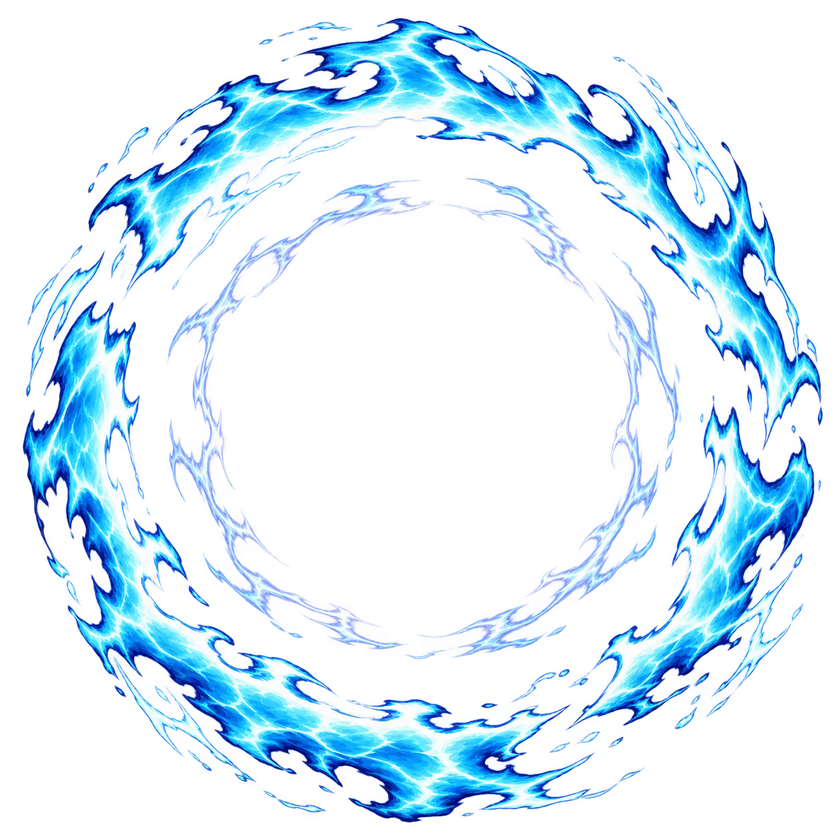
#> input picture chashouji/tools/fx_src/gen_ring_a.png, 840 x 840 px, shrunk from 1254 x 1254 before the run
$ python bluekey.py ../../../../tools/fx_src/gen_ring_a.png out.png
#> lines starting #> are read from the running program, lines starting #| are printed output that depends on the picture; after the words box and inside, x2 and y2 are one past the last pixel; in counts of white or black regions, pixels touching at a corner belong together
"""蓝幕 → 透明 png（frames.py 只认品红 / 绿幕；G17 一身粉 + 嫩绿，只能用蓝幕）。
键值 k = b − max(r, g)，alpha = 1 − (k − 40) / (150 − 40)（和 crewart.cut 同一套数），半透明带去溢色 b ≤ max(r, g)。
原图自带透明的先铺回 #0000FF 再抠（发缝里会夹着幕布色）。用法：python3 bluekey.py <入> <出>"""
import sys
import numpy as np
from PIL import Image
from scipy import ndimage
im = Image.open(sys.argv[1]).convert('RGBA')
#> im is the input picture: PIL image 840x840 RGBA; mean R, G, B, A 44.3, 74.8, 99.3, 61.1
bg = Image.new('RGBA', im.size, (0, 0, 255, 255)); bg.alpha_composite(im)
#> after `bg.alpha_composite(im)`:
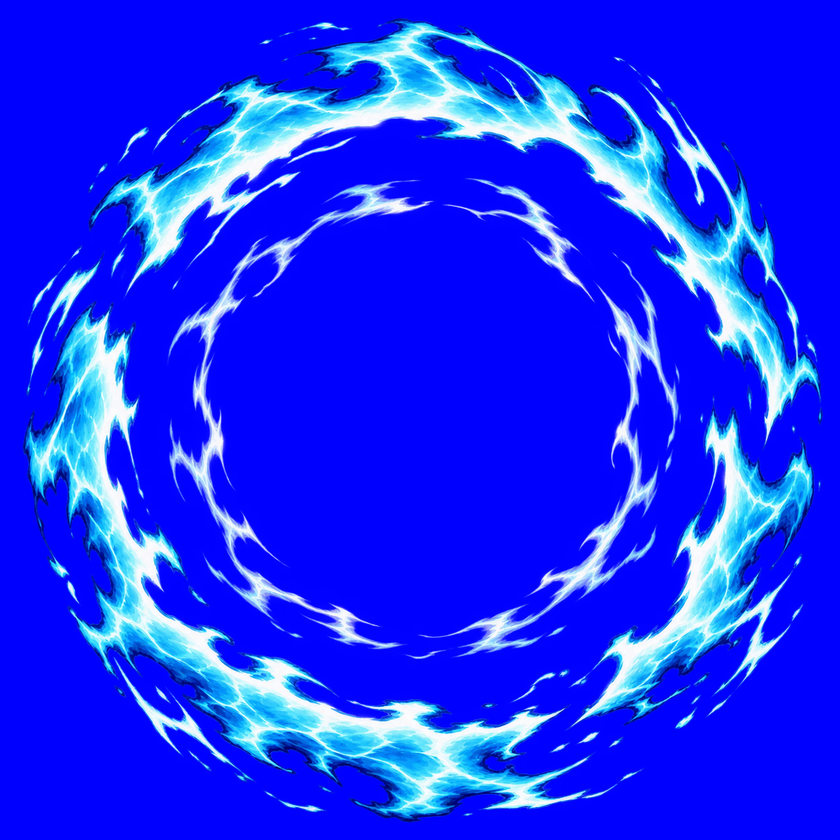
#> bg: PIL image 840x840 RGBA; mean R, G, B, A 26.1, 45, 250.6, 255
a = np.array(bg.convert('RGB')).astype(np.float32)
k = a[..., 2] - np.maximum(a[..., 0], a[..., 1])
al = np.clip(1 - (k - 40) / 110, 0, 1)
lab, n = ndimage.label(al > 0.05)
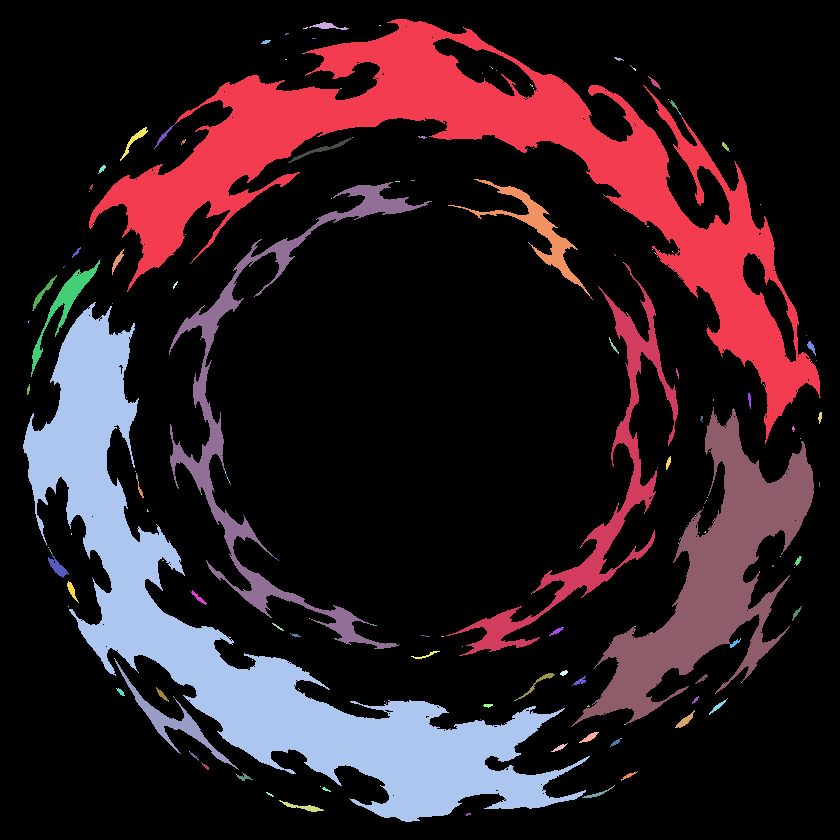
#> lab: shape (840, 840) int32; 316 distinct labels, from 0 to 315; one colour per label, 0 black
#> n = 315
if n:
    sz = ndimage.sum(np.ones_like(al), lab, range(1, n + 1))
#> sz = 315 values, max 58726 at index 0, min 1 at index 4, mean 516.6
    al[np.isin(lab, np.nonzero(sz < 60)[0] + 1)] = 0
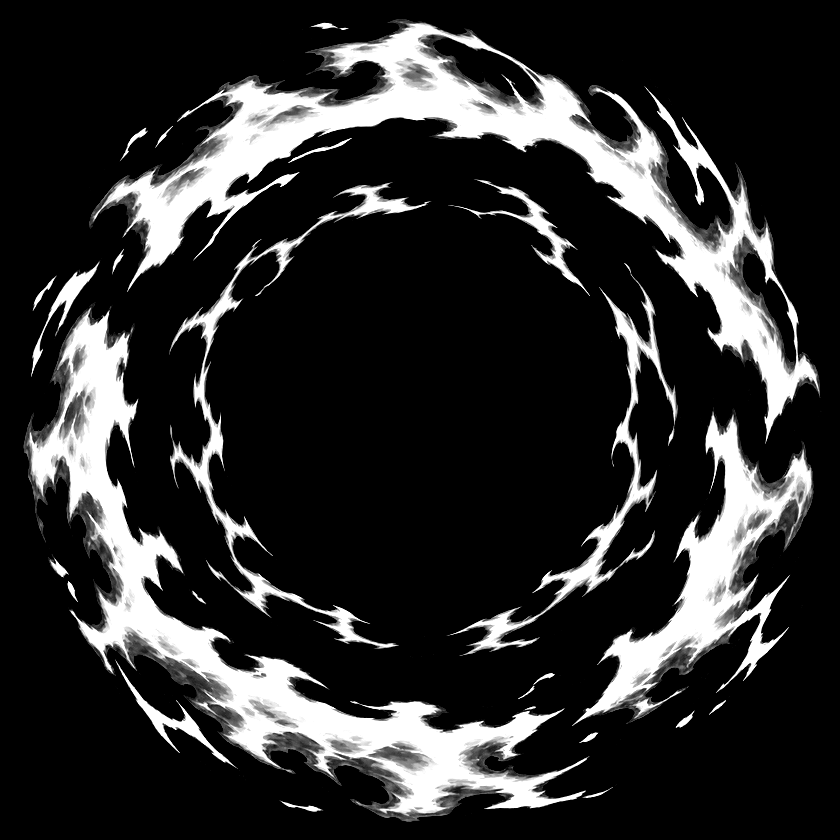
#> al: shape (840, 840) float32; min 0, max 1, mean 0.177
edge = al < 0.99
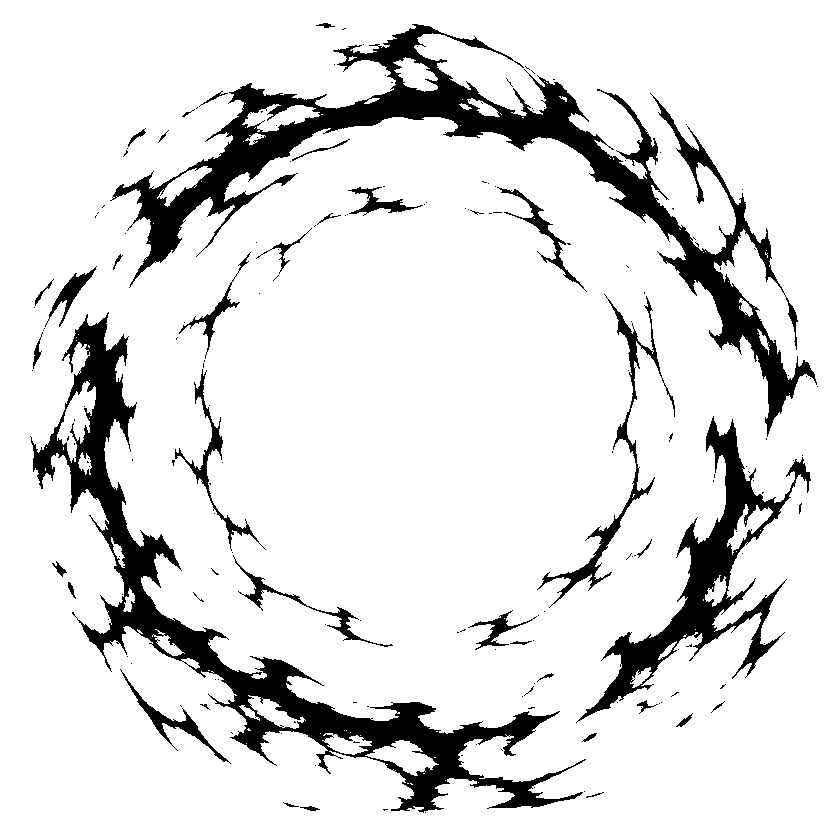
#> edge: shape (840, 840) bool; 87.9% white; 183 black regions (148 under 20 px), largest, box (x1, y1, x2, y2) and area: (110, 24, 817, 437) 33465, (30, 312, 586, 813) 28644, (576, 416, 811, 723) 11942
a[..., 2] = np.where(edge, np.minimum(a[..., 2], np.maximum(a[..., 0], a[..., 1])), a[..., 2])
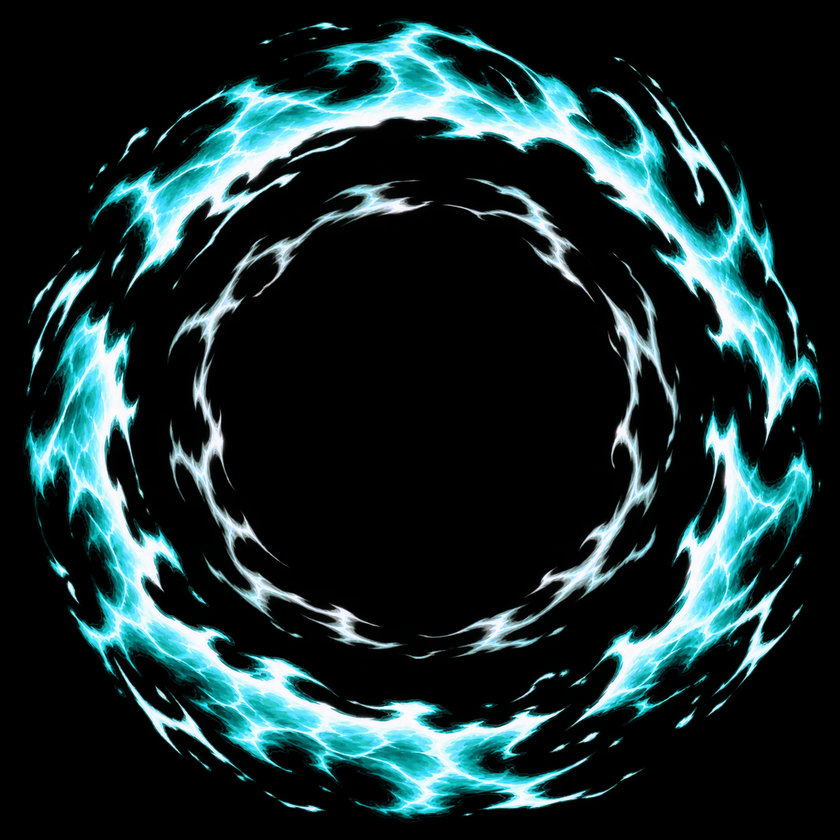
#> a: shape (840, 840, 3) float32; mean R, G, B 26.1, 45, 46.6
Image.fromarray(np.dstack([a, al * 255]).clip(0, 255).astype(np.uint8), 'RGBA').save(sys.argv[2])
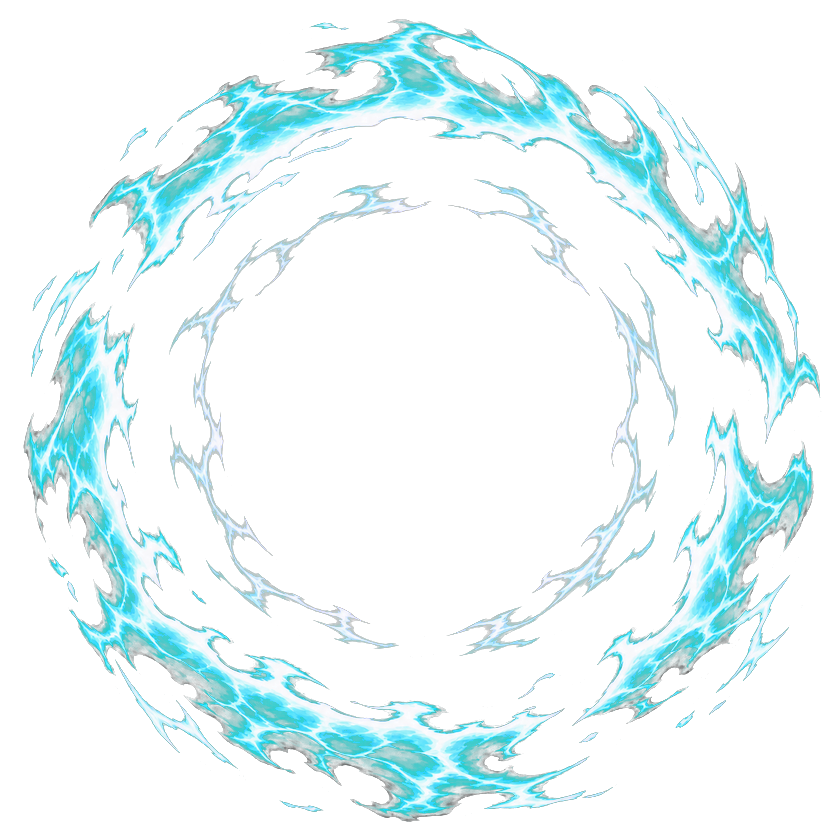
#> saved as out.png: PIL image 840x840 RGBA; mean R, G, B, A 26.1, 45, 46.7, 45; transparent parts drawn white
print(sys.argv[2], '不透明像素', int((al > 0.5).sum()))
#| out.png 不透明像素 122232
